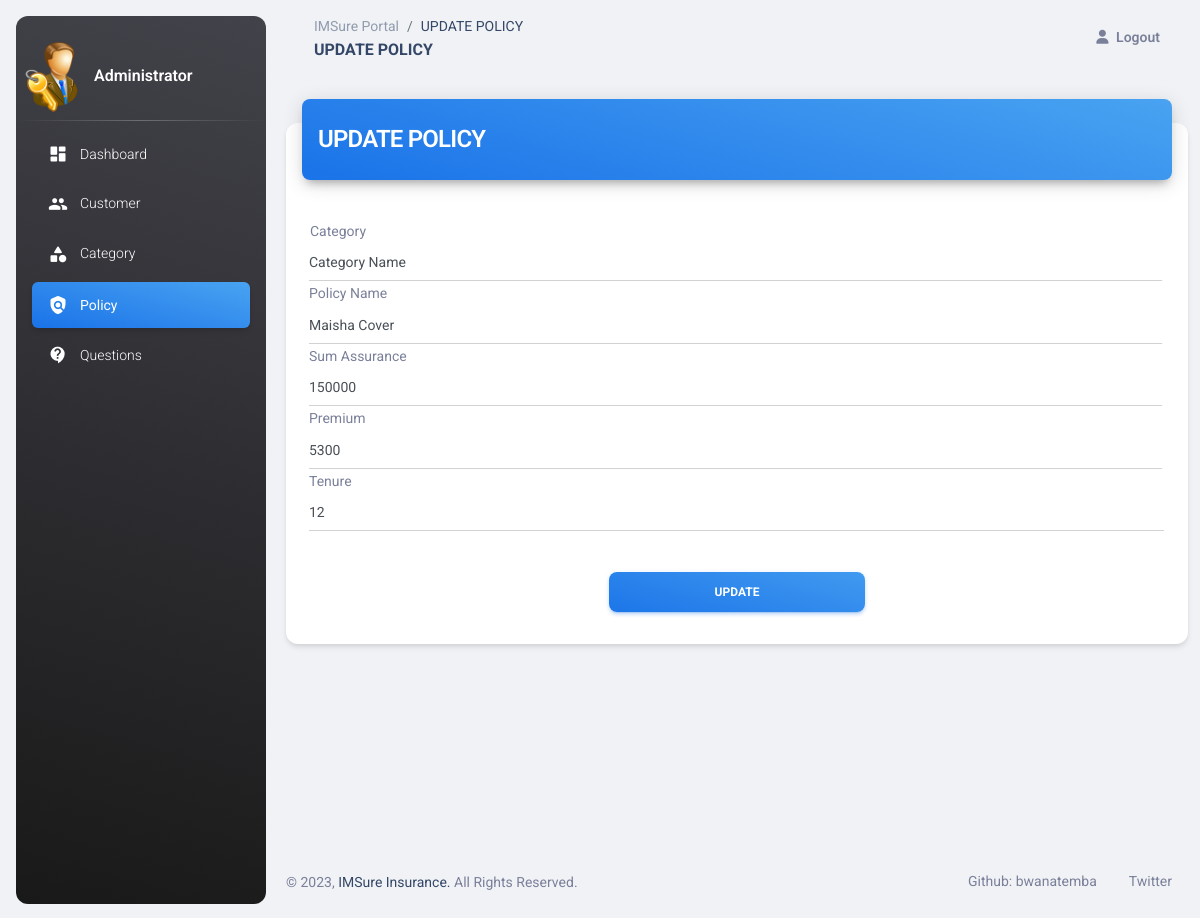
/update-policy/1 (signed in), run on the app's committed database.
### insurancemanagement/models.py (models this page shows, shortened)
class Policy(models.Model):
    category = models.ForeignKey('Category', on_delete=models.CASCADE)
    policy_name = models.CharField(max_length=200)
    sum_assurance = models.PositiveIntegerField()
    premium = models.PositiveIntegerField()
    tenure = models.PositiveIntegerField()
    creation_date = models.DateField(auto_now=True)

### insurancemanagement/views.py (the view, shortened to what this page needs)
# urls.py: path('update-policy/<int:pk>', views.update_policy_view, name='update-policy'),
@login_required(login_url='adminlogin')
def update_policy_view(request, pk):
    policy = models.Policy.objects.get(id=pk)
    policyForm = forms.PolicyForm(instance=policy)
    return render(request, 'insurance/update_policy.html', {'policyForm': policyForm})

### insurancemanagement/forms.py
class PolicyForm(forms.ModelForm):
    category = forms.ModelChoiceField(queryset=models.Category.objects.all(), empty_label="Category Name",
                                      to_field_name="id")
    class Meta:
        model = models.Policy
        fields = ['policy_name', 'sum_assurance', 'premium', 'tenure']

### insurancemanagement/models.py (called while the page is built)
    def __str__(self):
        return self.category_name

### insurancemanagement/templates/insurance/update_policy.html (shortened to what this page needs)
<!DOCTYPE html>
{% load static %}
{% load widget_tweaks %}
{% block content %}
<html lang="en">
<head>
  <link href="{% static 'dashboard/css/nucleo-icons.css' %}" rel="stylesheet" />
  <link href="{% static 'dashboard/css/nucleo-svg.css' %}" rel="stylesheet" />
  <link id="pagestyle" href="{% static 'dashboard/css/material-dashboard.css' %}" rel="stylesheet" />
</head>
<body class="g-sidenav-show  bg-gray-200">
  <aside class="sidenav navbar navbar-vertical navbar-expand-xs border-0 border-radius-xl my-3 fixed-start ms-3   bg-gradient-dark" id="sidenav-main">
      <br><div class="sidenav-header">
        <img src="{% static 'image/admin-icn.png' %}" width="70" height="70" alt="main_logo">
        <span class="ms-1 font-weight-bold text-white">Administrator</span>
    </div>
    <hr class="horizontal light mt-0 mb-2">
    <div class="collapse navbar-collapse  w-auto " id="sidenav-collapse-main">
      <ul class="navbar-nav">
        <li class="nav-item">
          <a class="nav-link text-white" href="/admin_dashboard">
            <div class="text-white text-center me-2 d-flex align-items-center justify-content-center">
              <i class="material-icons opacity-10">dashboard</i>
            </div>
            <span class="nav-link-text ms-1">Dashboard</span>
          </a>
        </li>
        <li class="nav-item">
          <a class="nav-link text-white " href="/admin-view-customer">
            <div class="text-white text-center me-2 d-flex align-items-center justify-content-center">
              <i class="material-icons opacity-10">group</i>
            </div>
            <span class="nav-link-text ms-1">Customer</span>
          </a>
        </li>
        <li class="nav-item">
          <a class="nav-link text-white" href="/admin-category">
            <div class="text-white text-center me-2 d-flex align-items-center justify-content-center">
              <i class="material-icons opacity-10">category</i>
            </div>
            <span class="nav-link-text ms-1">Category</span>
          </a>
        </li>
        <li class="nav-item">
          <a class="nav-link text-white active bg-gradient-info" href="/admin-policy">
            <div class="text-white text-center me-2 d-flex align-items-center justify-content-center">
              <i class="material-icons opacity-10">policy</i>
            </div>
            <span class="nav-link-text ms-1">Policy</span>
          </a>
        </li>
        <li class="nav-item">
          <a class="nav-link text-white " href="/admin-question">
            <div class="text-white text-center me-2 d-flex align-items-center justify-content-center">
              <i class="material-icons opacity-10">contact_support</i>
            </div>
            <span class="nav-link-text ms-1">Questions</span>
          </a>
        </li>
      </ul>
    </div>
  </aside>
  <main class="main-content position-relative max-height-vh-100 h-100 border-radius-lg ">
    <nav class="navbar navbar-main navbar-expand-lg px-0 mx-4 shadow-none border-radius-xl" id="navbarBlur" data-scroll="true">
      <div class="container-fluid py-1 px-3">
        <nav aria-label="breadcrumb">
          <ol class="breadcrumb bg-transparent mb-0 pb-0 pt-1 px-0 me-sm-6 me-5">
            <li class="breadcrumb-item text-sm"><a class="opacity-5 text-dark" href="/">IMSure Portal</a></li>
            <li class="breadcrumb-item text-sm text-dark active" aria-current="page">UPDATE POLICY</li>
          </ol>
          <h6 class="font-weight-bolder mb-0">UPDATE POLICY</h6>
        </nav>
        <div class="collapse navbar-collapse mt-sm-0 mt-2 me-md-0 me-sm-4" id="navbar">
          <ul class="navbar-nav  justify-content-end">
            <li class="nav-item d-flex align-items-center">
              <a href="/logout" class="nav-link text-body font-weight-bold px-0">
                <i class="fa fa-user me-sm-1"></i>
                <span class="d-sm-inline d-none">Logout</span>
              </a>
            </li>
          </ul>
        </div>
      </div>
    </nav>
    <div class="container-fluid py-4">
      <div class="row">
        <div class="col-12">
          <div class="card my-4">
            <div class="card-header p-0 position-relative mt-n4 mx-3 z-index-2">
              <div class="bg-gradient-info shadow-dark border-radius-lg pt-4 pb-3">
                <h4 class="text-white text-capitalize ps-3">UPDATE POLICY</h4>
              </div>
            </div>
            <div class="card-body">
                <form method="POST" enctype="multipart/form-data" role="form" class="text-start">
                  <div class="input-group input-group-static my-3">
                    <label for="course_name">Category</label>
      {% render_field policyForm.category class="form-control" placeholder="Life Insurance" %}
        <label for="course_name">Policy Name</label>
      {% render_field policyForm.policy_name class="form-control" placeholder="Jeevan Surbhi" %}
     <label for="course_name">Sum Assurance</label>
      {% render_field policyForm.sum_assurance class="form-control" placeholder="100000" %}
    <label for="course_name">Premium</label>
      {% render_field policyForm.premium class="form-control" placeholder="5000" %}
          <label for="course_name">Tenure</label>
      {% render_field policyForm.tenure class="form-control" placeholder="12" %}
                  </div>
                  <div class="text-center">
                    <button type="submit" class="btn bg-gradient-info w-30 my-4 mb-2">Update</button>
                  </div>
                </form>
              </div>
          </div>
        </div>
      </div>
    </div>
{% endblock content %}
      <br><br><br><br><br><br>
      <div class="row mb-4">
      <footer class="footer py-4  ">
        <div class="container-fluid">
          <div class="row align-items-center justify-content-lg-between">
            <div class="col-lg-6 mb-lg-0 mb-4">
              <div class="copyright text-center text-sm text-muted text-lg-start">
                &copy; ,
                <a href="/" target="_blank">IMSure Insurance. </a> All Rights Reserved.
              </div>
            </div>
            <div class="col-lg-6">
              <ul class="nav nav-footer justify-content-center justify-content-lg-end">
                <li class="nav-item">
                  <a href="https://github.com/bwanatemba" class="nav-link text-muted" target="_blank">Github: bwanatemba</a>
                </li>
                <li class="nav-item">
                  <a href="https://twitter.com/bwanatemba" class="nav-link text-muted" target="_blank">Twitter</a>
                </li>
              </ul>
            </div>
          </div>
        </div>
      </footer>
    </div>
  </main>
</body>
</html>

### data on the page
Policy: category "Category Name", policy_name "Maisha Cover", sum_assurance "150000", premium "5300", tenure "12"
